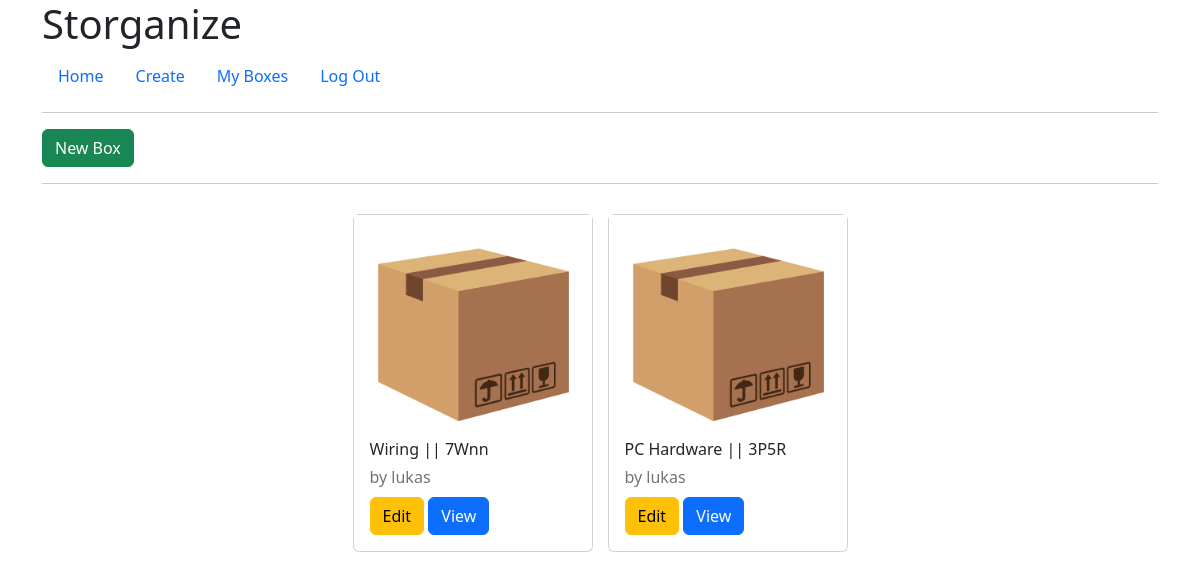
The app's page /myboxes (signed in) with its own data.
### tables this page shows
CREATE TABLE storage_box (
  uuid TEXT NOT NULL,
  username TEXT NOT NULL,
  created TIMESTAMP NOT NULL DEFAULT CURRENT_TIMESTAMP,
  box_type TEXT NOT NULL,
  box_title TEXT NOT NULL,
  box_desc TEXT NOT NULL,
  PRIMARY KEY (uuid),
  FOREIGN KEY (username) REFERENCES user (username)
);

### storganize/storage.py (the view)
@bp.route('/myboxes', methods=['GET'])
@login_required
def get_all_storage_box():
    db = get_db()
    posts = db.execute('''SELECT * FROM storage_box
                    WHERE storage_box.username = ?''', (g.user['username'],)).fetchall()
    return render_template('storganize_templates/myboxes.html', posts=posts)

### storganize/auth.py (called while the page is built)
@bp.before_app_request
def load_logged_in_user():
    user_id = session.get('user_id')
    if user_id is None:
        g.user = None
    else:
        g.user = get_db().execute(
            'SELECT * FROM user WHERE username = ?', (user_id,)
        ).fetchone()

def login_required(view):
    @functools.wraps(view)
    def wrapped_view(**kwargs):
        if g.user is None:
            return redirect(url_for('auth.login'))
        return view(**kwargs)
    return wrapped_view

### storganize/db.py (called while the page is built)
def get_db():
    if 'db' not in g:
        g.db = sqlite3.connect(
            current_app.config['DATABASE'],
        )
        g.db.row_factory = sqlite3.Row
    return g.db

### storganize/templates/storganize_templates/myboxes.html (shortened to what this page needs)
{% extends 'base.html' %}
  {% block header %}
  <div class="container">
    {% if g.user %}
      <a type="button" class="btn btn-success" class="action" href="{{ url_for('storage.create_box') }}">New Box</a>
      <hr>
    {% endif %}
  {% endblock %}
    {% block content %}
      <div class="container serv">
        {% for post in posts %}
              <div class="card" style="width: 15rem;">
                <img id="my-img" src="\static\images\staticbox.png" onmouseover="hover(this);" onmouseout="unhover(this);" />
                <div class="card-body">
                  <div class="card-title"> {{ post['box_title'] }} || {{ post['uuid'] }}</div>
                  <div class="card-subtitle mb-2 text-muted">by {{ post['username'] }} </div>
                  <div>
                    <a type="button" class="btn btn-warning" class="action" href="{{ url_for('storage.update', uuid=post['uuid']) }}">Edit</a>
                    <a type="button" class="btn btn-primary" class="action" href="{{ url_for('storage.view', uuid=post['uuid']) }}">View</a>
                  </div>
                </div>
              </div>
        {% endfor %}
      </div>
    {% endblock %}

### storganize/templates/base.html (shortened to what this page needs)
<!DOCTYPE html>
<html lang="en">
<head>
  <link rel="stylesheet" href="{{ url_for('static', filename='style.css') }}">
  <link href="https://cdn.jsdelivr.net/npm/bootstrap@5.2.0/dist/css/bootstrap.min.css" rel="stylesheet">
</head>
<header>
  <div class="container">
    <nav>
      <h1>Storganize</h1>
      <ul class="nav">
        {% if g.user %}
          <li class="nav-item"><a class="nav-link" href="{{ url_for('storage.index') }}">Home</a></li>
          <li class="nav-item"><a class="nav-link" href="{{ url_for('storage.create_box') }}">Create</a></li>
          <li class="nav-item"><a class="nav-link" href="{{ url_for('storage.get_all_storage_box') }}">My Boxes</a></li>
          <li class="nav-item"><a class="nav-link" href="{{ url_for('auth.logout') }}">Log Out</a></li>
        {% else %}
          <li class="nav-item"><a class="nav-link" href="{{ url_for('auth.register') }}">Register</a></li>
          <li class="nav-item"><a class="nav-link" href="{{ url_for('auth.login') }}">Log In</a></li>
        {% endif %}
      </ul>
    </nav>
  </div>
</header>
<body>
</body>
<footer class="container">
  <hr>
</footer>
</html>
<section class="content">
  <header>
    {% block header %}{% endblock %}
  </header>
  {% block content %}{% endblock %}
</section>

### storganize/static/style.css (style rules this page uses)
.serv { display: flex; flex-wrap: wrap; gap: 15px; margin: auto; justify-content: center; margin-bottom: 30px; margin-top: 30px; }

### records on screen
storage_box: box_title "Wiring", uuid "7Wnn", username "lukas"
storage_box: box_title "PC Hardware", uuid "3P5R", username "lukas"
